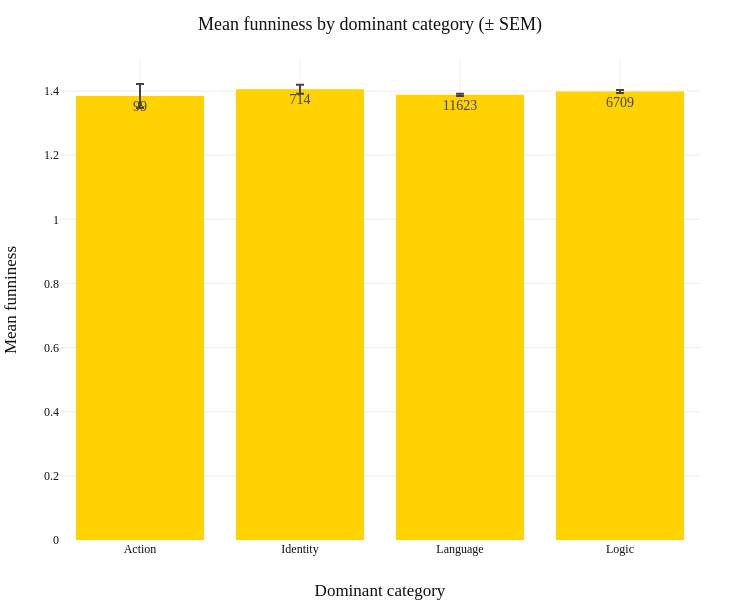

Write notebook code for a chart like this one.
### Code cell
# Assuming df is your DataFrame
# Identify dominant category for each row


def descriptive_analysis(df):
    df_copy=df.copy()
    # Compute statistics by dominant category
    stats = df_copy.groupby('dominant_category')['mean'].agg(['mean', 'std','sem','count']).reset_index() 

    # Add additional statistics
    stats['sem'] = stats['std'] / np.sqrt(stats['count'])  # Standard error
    stats['ci_lower'] = stats['mean'] - 1.96 * stats['sem']  # 95% CI lower
    stats['ci_upper'] = stats['mean'] + 1.96 * stats['sem']  # 95% CI upper

    print('Statistics by dominant category:')
    print(stats)
    
    fig = px.bar(stats,
        x='dominant_category',
        y='mean',
        error_y='sem',
        text='count',
        title="Mean funniness by dominant category (± SEM)",
    )
    
    
    fig.update_layout(
        plot_bgcolor='white',
        paper_bgcolor='white',
        yaxis_title="Mean funniness",
        xaxis_title="Dominant category",
        width=740,
        height=600
        
    )
    fig.write_html("Mean_bar_plot_caption_classification.html")
    fig.show()
    
    return stats    

stats=descriptive_analysis(df)

### Figure 1 — Plotly figure (JSON) as saved in the notebook; plotly's stock layout.template omitted (floating-point values rounded to 4 significant figures)
{"data": [{"error_y": {"array": [0.03744, 0.01407, 0.003518, 0.004624]}, "hovertemplate": "dominant_category=%{x}<br>mean=%{y}<br>count=%{text}<extra></extra>", "legendgroup": "", "marker": {"color": "#FFD200", "pattern": {"shape": ""}}, "name": "", "orientation": "v", "showlegend": false, "text": [99.0, 714.0, 11620.0, 6709.0], "textposition": "auto", "type": "bar", "x": ["Action", "Identity", "Language", "Logic"], "xaxis": "x", "y": [1.385, 1.406, 1.388, 1.399], "yaxis": "y"}], "layout": {"barmode": "relative", "height": 600, "legend": {"tracegroupgap": 0}, "paper_bgcolor": "white", "plot_bgcolor": "white", "title": {"text": "Mean funniness by dominant category (± SEM)"}, "width": 740, "xaxis": {"anchor": "y", "domain": [0, 1], "title": {"text": "Dominant category"}}, "yaxis": {"anchor": "x", "domain": [0, 1], "title": {"text": "Mean funniness"}}}}
